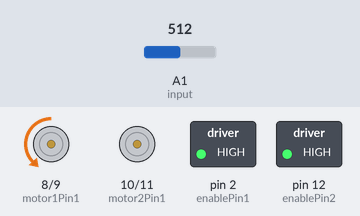
Bench run of a sketch on a simulated Arduino Uno, built with avr-gcc and run on an emulated ATmega328P. Parts: motor-driver pin pairs drawn as motors (green arrow = first pin HIGH = forward, orange = second pin HIGH = backward, longer = more drive), switched loads named in the sketch (green lamp = pin HIGH). The test bench sets the inputs (shaded band); at power-on: A1 (input) = 512.

Above: at 1.2 s.
1.3 s: A1 (input) set to 17
2.8 s: A1 (input) set to 13
At 3.3 s:
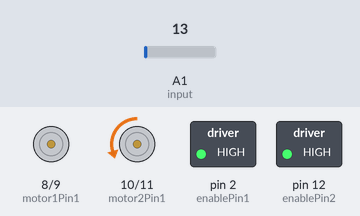
4.3 s: A1 (input) set to 122
At 5.5 s:
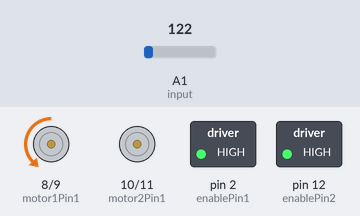
5.8 s: A1 (input) set to 0
At 6.8 s:
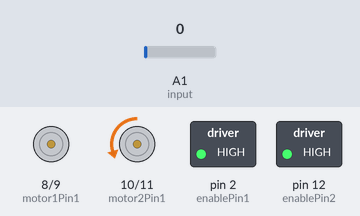
Timing chart, 0 to 8.3 s (numbered marks = the images above; inputs shaded):
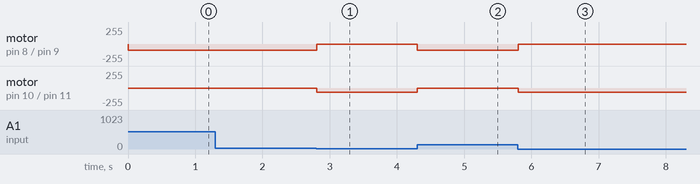

Measured:
- the behaviour switches between 16 and 15 on A1 (input) (found by bisection; images 0 and 1)
- after the input at 1.3 s, every drawn part: stays the same
- after the input at 2.8 s, motor on pin 8 (motor1Pin1) / pin 9 (motor1Pin2): backward 90/255 → stopped at once; motor on pin 10 (motor2Pin1) / pin 11 (motor2Pin2): stopped → backward 60/255 at once
- after the input at 4.3 s, motor on pin 8 (motor1Pin1) / pin 9 (motor1Pin2): stopped → backward 90/255 at once; motor on pin 10 (motor2Pin1) / pin 11 (motor2Pin2): backward 60/255 → stopped at once
- after the input at 5.8 s, motor on pin 8 (motor1Pin1) / pin 9 (motor1Pin2): backward 90/255 → stopped at once; motor on pin 10 (motor2Pin1) / pin 11 (motor2Pin2): stopped → backward 60/255 at once

The sketch:

Intelligent_Car_Code.ino
```cpp
/* Salar Hosseini, Sejin Kim, Jerry Liu
Mr. Wong
June 9, 2015
This program is used to make a car follow a black line (on a white surface) that is used to simulate a maze. The car will use LDR inputs to detect the line, and use the motor/wheels to navigate through the maze. */

const int motor1Pin1 = 8;
const int motor1Pin2 = 9;
const int motor2Pin1 = 10;
const int motor2Pin2 = 11;
const int enablePin1 = 2;
const int enablePin2 = 12;
int value = 0, input = A1;
const int lightSensitivity = 15;
boolean blackFound = false;
int timer2 = 0;

void setup ()
{
  //set enable pins and motor pins as output
  pinMode (enablePin1, OUTPUT);
  pinMode (enablePin2, OUTPUT);
  pinMode (motor1Pin1, OUTPUT);
  pinMode (motor1Pin2, OUTPUT);
  pinMode (motor2Pin1, OUTPUT);
  pinMode (motor2Pin2, OUTPUT);
  //set enable pins to be high
  digitalWrite (enablePin1, HIGH);
  digitalWrite (enablePin2, HIGH);
  Serial.begin(9600); //used to print on the Serial monitor
}

void loop ()
{
  value = analogRead (input);
  //Serial.print (value);
  if (blackFound) //if black has already been found
  {
    //turn right
    analogWrite (motor1Pin2, 90); //left high
    digitalWrite (motor2Pin2, LOW); //right low
    if (value > lightSensitivity)
       timer2 = 0;
  }
  if (timer2 >= 500 && blackFound) //done turning right
    blackFound = false;
  if (blackFound == false) //needs to look for black
  {
      //turn left
      digitalWrite (motor1Pin2, LOW); //left low
      analogWrite (motor2Pin2, 60); //right high
      if (value > lightSensitivity)
      {
        blackFound = true;
        timer2 = 0; //useless?
      }
  }
  timer2 += 10;
}
```
